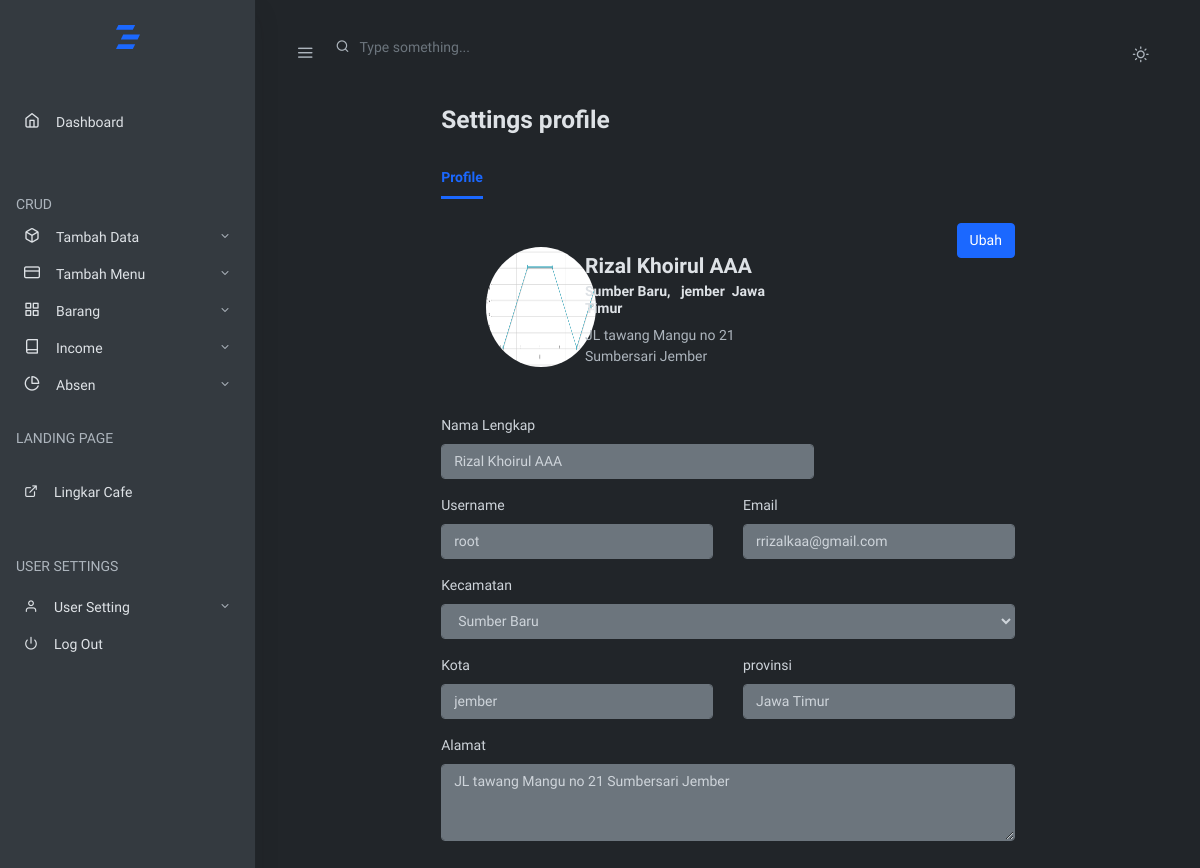
/dashboard/profil.php (signed in), run on the app's committed database.
### tables this page shows
CREATE TABLE `user` (
  `id` int(11) NOT NULL,
  `namalengkap` varchar(50) NOT NULL,
  `username` varchar(50) NOT NULL,
  `foto` varchar(255) NOT NULL,
  `email` varchar(50) NOT NULL,
  `nohp` varchar(20) NOT NULL,
  `password` varchar(50) NOT NULL,
  `alamat` varchar(255) NOT NULL,
  `provinsi` varchar(20) NOT NULL,
  `kota` varchar(10) NOT NULL,
  `kecamatan` varchar(20) NOT NULL
);

### dashboard/profil.php (the view, shortened to what this page needs)
<?php require ("./config.php");
if( !isset($_SESSION["login"])) {
  header("location: login.php");
  exit;
}
else {
  $iduser=$_SESSION["iduser"];
}
?>
<html lang="en">
<head>
  <link rel="stylesheet" href="css/simplebar.css">
  <link rel="stylesheet" href="css/feather.css">
  <link rel="stylesheet" href="css/daterangepicker.css">
  <link rel="stylesheet" href="css/app-light.css" id="lightTheme">
  <link rel="stylesheet" href="css/app-dark.css" id="darkTheme">
</head>
<body class="vertical  dark  ">
  <div class="wrapper">
    <nav class="topnav navbar navbar-light"><button type="button"
        class="navbar-toggler text-muted mt-2 p-0 mr-3 collapseSidebar"><i
          class="fe fe-menu navbar-toggler-icon"></i></button>
      <form class="form-inline mr-auto searchform text-muted"><input
          class="form-control mr-sm-2 bg-transparent border-0 pl-4 text-muted" type="search"
          placeholder="Type something..." aria-label="Search"></form>
      <ul class="nav">
        <li class="nav-item"><a class="nav-link text-muted my-2" href="./dashboard.php" id="modeSwitcher"
            data-mode="dark"><i class="fe fe-sun fe-16"></i></a></li>
      </ul>
    </nav>
    <aside class="sidebar-left border-right bg-white shadow" id="leftSidebar" data-simplebar>
      <nav class="vertnav navbar navbar-light">
          <div class="w-100 mb-4 d-flex"><a class="navbar-brand mx-auto mt-2 flex-fill text-center"
              href="./dashboard.html"></a></div>
            <ul class="navbar-nav flex-fill w-100 mb-2">
              <li class="nav-item w-100"><a class="nav-link" href="dashboard.php"><br><i
                    class="fe fe-home fe-16"></i><span class="ml-3 item-text">Dashboard</span><br><br></a></li>
            </ul>
            <p class="text-muted nav-heading mt-4 mb-1"><span>CRUD</span></p>
            <ul class="navbar-nav flex-fill w-100 mb-2">
              <li class="nav-item dropdown"><a href="#ui-elements" data-toggle="collapse" aria-expanded="false"
                  class="dropdown-toggle nav-link"><i class="fe fe-box fe-16"></i><span class="ml-3 item-text">Tambah
                    Data</span></a>
              </li>
              <li class="nav-item dropdown"><a href="#forms" data-toggle="collapse" aria-expanded="false"
                  class="dropdown-toggle nav-link"><i class="fe fe-credit-card fe-16"></i><span
                    class="ml-3 item-text">Tambah Menu</span></a>
              </li>
              <li class="nav-item dropdown"><a href="#tables" data-toggle="collapse" aria-expanded="false"
                  class="dropdown-toggle nav-link"><i class="fe fe-grid fe-16"></i><span
                    class="ml-3 item-text">Barang</span></a>
              </li>
              <li class="nav-item dropdown"><a href="#contact" data-toggle="collapse" aria-expanded="false"
                  class="dropdown-toggle nav-link"><i class="fe fe-book fe-16"></i><span
                    class="ml-3 item-text">Income</span></a>
              </li>
              <li class="nav-item dropdown"><a href="#charts" data-toggle="collapse" aria-expanded="false"
                  class="dropdown-toggle nav-link"><i class="fe fe-pie-chart fe-16"></i><span
                    class="ml-3 item-text">Absen</span></a>
                <p class="text-muted nav-heading mt-4 mb-1"><span>LANDING PAGE</span></p>
              <li class="nav-item w-100"><a class="nav-link" href="https://www.instagram.com/lingkar.cafe_/"><br><i
                    class="fe fe-external-link"></i><span class="ml-3 item-text">Lingkar Cafe</span><br><br></a>
                <p class="text-muted nav-heading mt-4 mb-1"><span>USER SETTINGS</span></p>
              </li>
              </li>
            </ul>
            <ul class="navbar-nav flex-fill w-100 mb-2">
              <li class="nav-item dropdown"><a href="#user" data-toggle="collapse" aria-expanded="false"
                  class="dropdown-toggle nav-link"><i class="fe fe-user"></i><span class="ml-3 item-text">User
                    Setting</span><span class="sr-only">(current)</span></a>
              <li class="nav-item w-100"><a class="nav-link" href="logout.php"><i class="fe fe-power"></i><span
                    class="ml-3 item-text">Log Out</span></a></li>
              </li>
            </ul>
    </aside>
    <?php
    $tampilprofil = "SELECT * FROM user WHERE id='$iduser'";
    $result = mysqli_query($koneksi, $tampilprofil);
    while ($row = mysqli_fetch_array($result)){
      $namalengkap = $row['namalengkap'];
      $userName = $row['username'];
      $userEmail = $row['email'];
      $foto = $row['foto'];
      $kecamatan = $row['kecamatan'];
      $kota = $row['kota'];
      $provinsi = $row['provinsi'];
      $alamat = $row['alamat'];
    ?>
      <main role="main" class="main-content">
        <div class="container-fluid">
          <div class="row justify-content-center">
            <div class="col-12 col-lg-10 col-xl-8">
              <h2 class="h3 mb-4 page-title">Settings profile</h2>
              <div class="my-4">
                <ul class="nav nav-tabs mb-4" id="myTab" role="tablist">
                  <li class="nav-item"><a class="nav-link active" id="home-tab" data-toggle="tab" href="#home"
                      role="tab" aria-controls="home" aria-selected="true">Profile</a></li>
                </ul>
                <button type="button" class="btn mb-2 btn-primary center-block" data-toggle="modal"
                  data-target=".bd-example-modal-xl">Ubah</button>
                  <div class="row mt-5 align-items-center">
                    <div class="col-md-3 text-center mb-5">
                      <div class="avatar avatar-xl"><img src="./foto/user/<?php echo $foto?>" class="avatar"
                          alt="Avatar">
                      </div>
                    </div>
                    <div class="col">
                      <div class="row align-items-center">
                        <div class="col-md-7">
                          <h4 class="mb-1"><?php echo $namalengkap?></h4>
                          <h6><?php echo $kecamatan?>,
                            &nbsp;
                            <?php echo $kota?>&nbsp;
                            <?php echo $provinsi?></h6>
                        </div>
                      </div>
                      <div class="row mb-4">
                        <div class="col-md-7">
                          <p class="text-muted"><?php echo $alamat ?></p>
                        </div>
                      </div>
                    </div>
                  </div>
                    <div class="row">
                      <div class="col-md-8">
                        <div class="form-group"><label for="example-text-input" class="form-control-label">Nama
                            Lengkap</label><input class="form-control" type="text" value="<?php echo $namalengkap?>"
                            disabled></div>
                      </div>
                    </div>
                    <div class="row">
                      <div class="col-md-6">
                        <div class="form-group"><label for="example-text-input"
                            class="form-control-label">Username</label><input class="form-control" type="text"
                            value="<?php echo $userName ?>" disabled></div>
                      </div>
                      <div class="col-md-6">
                        <div class="form-group"><label for="example-text-input"
                            class="form-control-label">Email</label>
                            <input class="form-control" type="text"
                            value="<?php echo $userEmail ?>" disabled></div>
                      </div>
                    </div>
                    <div class="form-group"><label for="inputState5">Kecamatan</label><select id="inputState5"
                        class="form-control" disabled>
                        <option selected=""><?php echo $kecamatan ?></option>
                      </select></div>
                    <div class="row">
                      <div class="col-md-6">
                        <div class="form-group"><label for="example-text-input"
                            class="form-control-label">Kota</label><input class="form-control" type="text"
                            value="<?php echo $kota ?>" disabled></div>
                      </div>
                      <div class="col-md-6">
                        <div class="form-group"><label for="example-text-input"
                            class="form-control-label">provinsi</label><input class="form-control" type="text"
                            value="<?php echo $provinsi ?>" disabled></div>
                      </div>
                    </div>
                    <div class="mb-3"><label for="exampleFormControlTextarea1"
                        class="form-label">Alamat</label><textarea class="form-control" id="exampleFormControlTextarea1"
                        rows="3" name="txt_alamat" disabled><?php echo $alamat ?></textarea></div>
              </div>
            </div>
          </div>
          </div>
        </div>
            <?php
            }
            ?>
</body>
</html>

### dashboard/css/simplebar.css (style rules this page uses)
[data-simplebar] { position: relative; flex-direction: column; flex-wrap: wrap; justify-content: flex-start; align-content: flex-start; align-items: flex-start; }

### dashboard/css/feather.css (style rules this page uses)
.fe { font-family: "feather" !important; speak: none; font-style: normal; font-weight: normal; font-variant: normal; text-transform: none; line-height: 1; -webkit-font-smoothing: antialiased; -moz-osx-font-smoothing: grayscale; }
.fe-16 { font-size: 16px; }
.fe-book:before { content: ""; }
.fe-box:before { content: ""; }
.fe-credit-card:before { content: ""; }
.fe-external-link:before { content: ""; }
.fe-grid:before { content: ""; }
.fe-home:before { content: ""; }
.fe-menu:before { content: ""; }
.fe-pie-chart:before { content: ""; }
.fe-power:before { content: ""; }
.fe-sun:before { content: ""; }
.fe-user:before { content: ""; }

### dashboard/profil.php (style rules this page uses)
button { float: right; }
.avatar { width: 170px; height: 120px; border-radius: 70%; }

### data on the page
user: foto (picture), namalengkap "Rizal Khoirul AAA", kecamatan "Sumber Baru", kota "jember", provinsi "Jawa Timur", alamat "JL tawang Mangu no 21 Sumbersari Jember", username "root", email "rrizalkaa@gmail.com", txt_alamat "JL tawang Mangu no 21 Sumbersari Jember"
